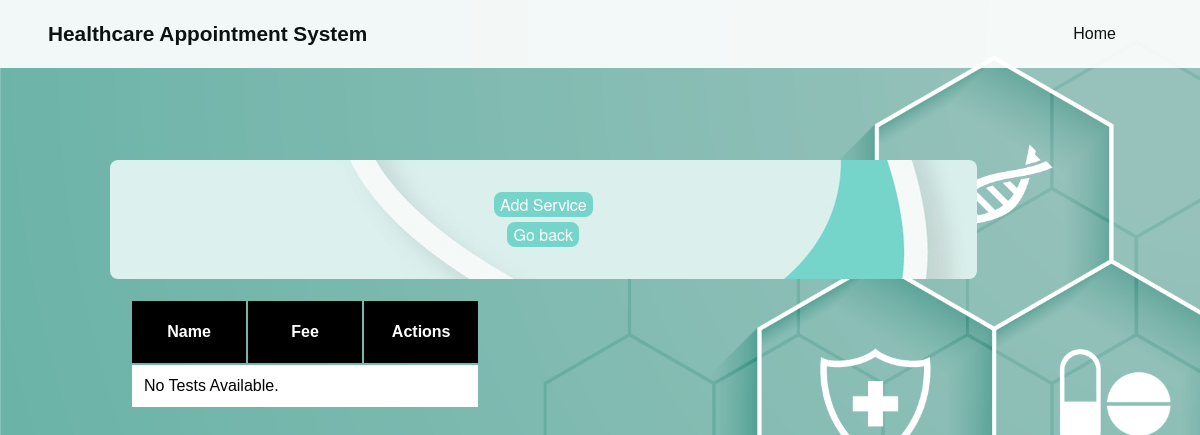
/change_tests.php, run on an earlier commit of the app's database.
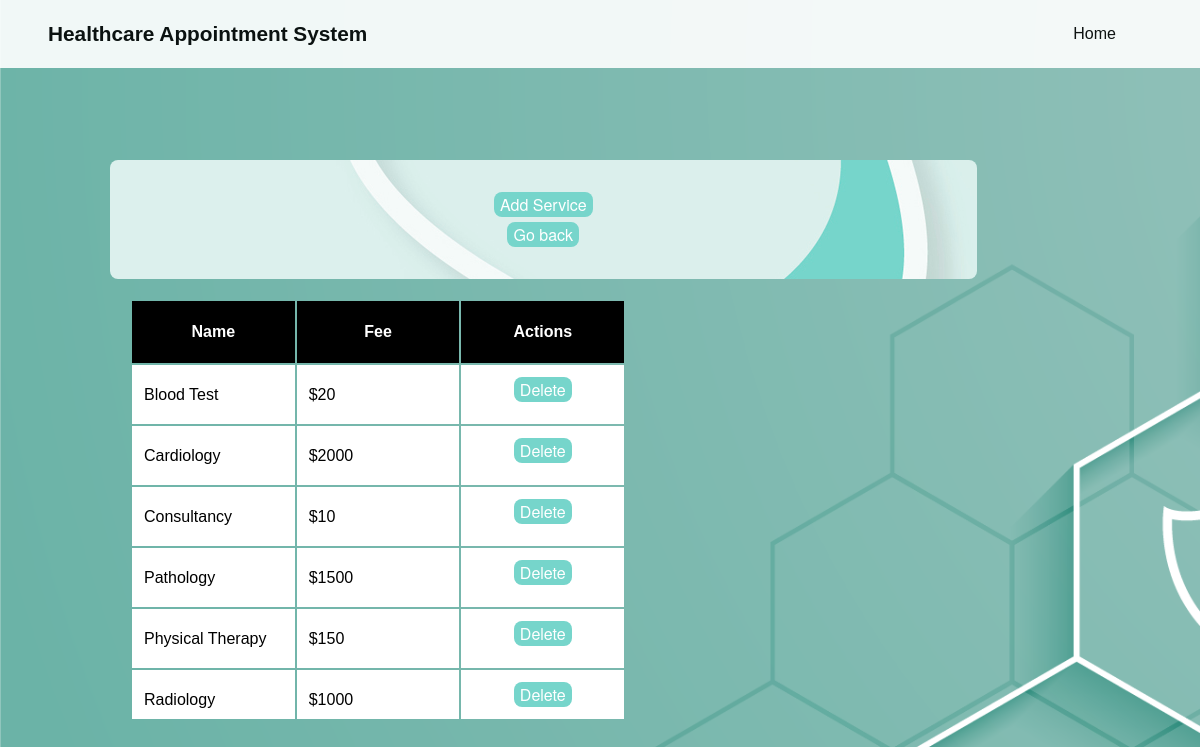
And on a later commit of the database.
### tables this page shows
CREATE TABLE `test` (
  `Name` varchar(40) NOT NULL,
  `Fee` float NOT NULL
);

### change_tests.php (the view, shortened to what this page needs)
<!DOCTYPE html>
<html lang="en">
<head>
    <link rel="stylesheet" href="styles/main_style.css">
    <link rel="stylesheet" href="styles/admin_table.css">
</head>
<body>
    <div class="container">
        <div class="main-content">
            <header class="header-main">
                <div class="wrapper">
                    <section class="logo">
                        <h1 class="header-title">Healthcare Appointment System</h1>
                    </section>
                    <nav class="nav-horizontal" id="topnav">
                        <a href="index.php">Home</a>
                    </nav>
                </div>
            </header>
            <main>
                <div class="wrapbox">
                    <article class="buttongroup">
                        <header>
                            <a href="forms/add_test.php"><button type="button">Add Service</button></a>
                            <a href="adminpage.php"><button style="margin-top:5px;" type="button">Go back</button></a>
                        </header>
                        <div class="table-container">
                            <table class="table">
                                <tr>
                                    <th class="no-select">Name</th>
                                    <th class="no-select">Fee</th>
                                    <th class="no-select">Actions</th>
                                </tr>
                                <?php
                                require_once("php_scripts/connect.php");
                                $sql = "SELECT * FROM test";
                                $result = $conn->query($sql);
                                if ($result->num_rows > 0) {
                                    while ($row = $result->fetch_assoc()) {
                                        echo "<tr>";
                                        echo "<td>" . $row["Name"] . "</td>";
                                        echo "<td>" . '$' . $row["Fee"] . "</td>";
                                        echo "<td>
                                                <form method='POST'>
                                                    <input type='hidden' name='delete' value='" . $row["Name"] . "'>
                                                    <button type='submit'>Delete</button>
                                                </form>
                                            </td>";
                                        echo "</tr>";
                                    }
                                } else {
                                    echo "<tr><td colspan='5'>No Tests Available.</td></tr>";
                                }
                                ?>
                            </table>
                        </div>
                    </article>
                </div>
            </main>
        </div>
    </div>
</body>
</html>

### styles/main_style.css (style rules this page uses)
body { padding-top: 50px; font-family: 'Montserrat', sans-serif; background-image: url(../assets/26363.png); background-size: cover; background-attachment: fixed; }
.nav-horizontal { display: flex; align-items: center; padding: 20px; }
.nav-horizontal a { color: black; padding: 0px 1rem; text-decoration: none; }
.header-main { position: absolute; top: 0; left: 0; right: 0; transition: background-color 0.5s ease; }
#topnav a { display: inline-block; padding: 0.3rem 0.5rem; background-color: rgb(255, 255, 255); border-radius: 4px; color: black; text-decoration: none; margin-right: 8px; transition: background-color 0.5s ease, box-shadow 0.5s ease, color 0.5s ease; }
.wrapper { max-width: 1400px; padding: 0px 4vw; margin: 0px auto; }
.wrapbox { border-radius: 8px; width: 80%; margin-top: 70px; margin-left: 70px; padding: 2rem; }
.logo { display: flex; align-items: center; vertical-align:top; }
.logo h1 { font-size: 1.3rem; margin: 0px; }
.header-main .wrapper { display: flex; justify-content: space-between; align-items: center; flex-wrap: wrap; }
.main-content { margin-bottom: 100px; }

### styles/admin_table.css (style rules this page uses)
.table-container { flex: 1; max-height: 400px; overflow: auto; padding: 20px; width: 80%; }
.table th { background-color: #f2f2f2; padding: 10px; position:sticky; top: 0; }
.table tr th { margin: auto; width: 30%; padding: 20px; border: 2px solid black; background-color: black; color: white; transition: background-color 0.5s ease; }
.table tr td { margin: auto; width: 30%; padding: 10px; border: 2px solid white; background-color: white; color: black; }
.table tr td form { margin-bottom: 10px; }
.no-select { user-select: none; }
.buttongroup button { background-color: rgb(118, 213, 203); display: block; border: none; border-radius: 8px; margin: 0px auto; overflow: hidden; position: relative; transition: background-color 0.5s ease, box-shadow 0.5s ease, color 0.5s ease; font-family: "Helvetica Neue", Arial, sans-serif; font-size: 1.0rem; color: white; }
.buttongroup a { text-decoration: none; }
.buttongroup { display: inline-block; }
.buttongroup header { border-radius: 8px; background-image: url('../assets/v870-tang-36.jpg'); padding: 2rem 24rem 2rem 24rem; }

What changed in the data, as far as the page shows it:
added test: Name "Blood Test", Fee "20"
added test: Name "Cardiology", Fee "2000"
added test: Name "Consultancy", Fee "10"
added test: Name "Pathology", Fee "1500"
added test: Name "Physical Therapy", Fee "150"
added test: Name "Radiology", Fee "1000"
Also different on the page:
text no longer shown: "No Tests Available."
